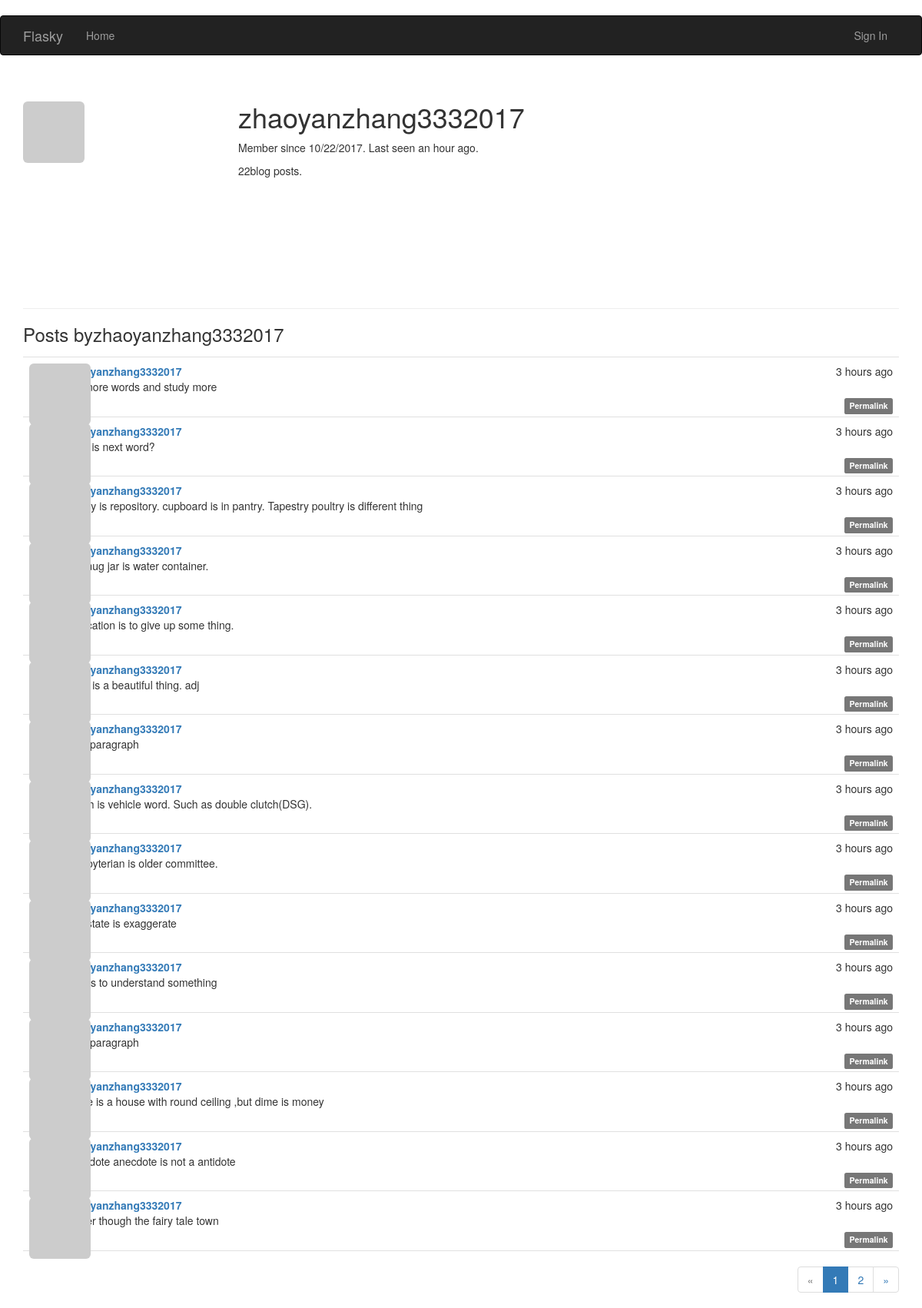
The app's page /user/zhaoyanzhang3332017 with its own data.
### app/models.py (models this page shows, shortened)
class User(UserMixin,db.Model):
    __tablename__ = 'users'
    id = db.Column(db.Integer, primary_key=True)
    email = db.Column(db.String(64), unique=True, index=True)
    username = db.Column(db.String(64), unique=True, index=True)
    role_id = db.Column(db.Integer, db.ForeignKey('roles.id'))
    password_hash=db.Column(db.String(128))
    confirmed =db.Column(db.Boolean,default=False)
    posts=db.relationship('Post',backref='author',lazy='dynamic')
    @property
    def password(self):
        raise AttributeError ('password is not a readable attribute')
    name= db.Column(db.String(64))
    location=db.Column(db.String(64))
    about_me=db.Column(db.Text())
    member_since=db.Column(db.DateTime(),default=datetime.utcnow)
    last_seen=db.Column(db.DateTime(),default=datetime.utcnow)
    avatar_hash =db.Column(db.String(32))
    def gravatar(self,size=100,default='identicon',rating='g'):
        if request.is_secure:
            url='https://secure.gravatar.com/avatar'
        else:
            url='http://www.gravatar.com/avatar'
        hash=self.avatar_hash or hashlib.md5(self.email.encode('utf-8')).hexdigest()
        return '{url}/{hash}?s={size}&d={default}&r={rating}'.\
            format(url=url,hash=hash,size=size,default=default,rating=rating)
    '''
    def change_email(self,token):
        pass
        self.email=new_email
        self.avatar_hashself.avatar_hash=hashlib.md5(self.email.encode('utf-8')).hexdigest()
        db.session.add(self)
    '''

class Post(db.Model):
    __tablename__='posts'
    id = db.Column(db.Integer,primary_key=True)
    body = db.Column(db.Text)
    body_html=db.Column(db.Text)
    timestamp=db.Column(db.DateTime,index=True,default=datetime.utcnow)
    author_id=db.Column(db.Integer,db.ForeignKey('users.id'))

### app/main/views.py (the view)
@main.route('/user/<username>')
def user(username):
    user= User.query.filter_by(username=username).first_or_404()
    page = request.args.get('page',1,type=int)
    pagination= user.posts.order_by(Post.timestamp.desc()).paginate\
            (page,per_page=15,error_out=False)
    posts=pagination.items
    return render_template('user.html',user=user,posts=posts,pagination=pagination)

### app/auth/views.py (called while the page is built)
@auth.before_app_request
def before_request():
    if current_user.is_authenticated:
        current_user.ping()
        if not current_user.confirmed\
                and request.endpoint[:5]!='auth.'\
                and request.endpoint !='static':
            return redirect(url_for('auth.unconfirmed'))

### app/main/__init__.py (called while the page is built)
@main.app_context_processor
def inject_permissions():
    return dict(Permission=Permission)

### app/models.py (called while the page is built)
    def is_administrator(self):
        return False

### app/templates/user.html (shortened to what this page needs)
{% extends "base.html" %}
{%import "_macros.html" as macros %}
{% block page_content %}
<div class="page-header">
    <img class="img-rounded profile-thumbnail" src="{{ user.gravatar(size=256) }}">
    <div class="profile-header">
        <h1>{{ user.username }}</h1>
        <p>Member since {{ moment(user.member_since).format('L') }}. Last seen {{ moment(user.last_seen).fromNow() }}.</p>
        <p>{{user.posts.count()}}blog posts.</p>
    </div>
</div>
<h3> Posts by{{user.username}}</h3>
{% include '_posts.html'%}
{% if pagination %}
<div class = "pagination">
    {{macros.pagination_widget(pagination,'.user',username=user.username)}}
</div>
{%endif%}
{% endblock %}

### app/templates/_posts.html (shortened to what this page needs)
<ul class="posts">
    {% for post in posts %}
    <li class="post">
        <div class="post-thumbnail">
            <a href="{{ url_for('.user', username=post.author.username) }}">
                <img class="img-rounded profile-thumbnail" src="{{ post.author.gravatar(size=40) }}">
            </a>
        </div>
        <div class="post-content">
            <div class="post-date">{{ moment(post.timestamp).fromNow() }}</div>
            <div class="post-author"><a href="{{ url_for('.user', username=post.author.username) }}">{{ post.author.username }}</a></div>
            <div class="post-body">
                {% if post.body_html %}
                    {{ post.body_html | safe }}
                {% else %}
                    {{ post.body }}
                {% endif %}
            </div>
            <div class="post-footer">
                <a href="{{ url_for('.post', id=post.id) }}">
                    <span class="label label-default">Permalink</span>
                </a>
            </div>
        </div>
    </li>
    {% endfor %}
</ul>

### app/static/styles.css (style rules this page uses)
.profile-thumbnail { position: absolute; }
.profile-header { min-height: 260px; margin-left: 280px; }
ul.posts { list-style-type: none; padding: 0px; margin: 16px 0px 0px 0px; border-top: 1px solid #e0e0e0; }
ul.posts li.post { padding: 8px; border-bottom: 1px solid #e0e0e0; }
div.post-date { float: right; }
div.post-author { font-weight: bold; }
div.post-thumbnail { position: absolute; }
div.post-content { margin-left: 48px; min-height: 48px; }
div.post-footer { text-align: right; }
div.pagination { width: 100%; text-align: right; padding: 0px; margin: 0px; }

### records on screen
User: username "zhaoyanzhang3332017", member_since "10/22/2017", last_seen "an hour ago"
Post: timestamp "3 hours ago", author.username "zhaoyanzhang3332017", body_html "Try more words and study more"
Post: timestamp "3 hours ago", author.username "zhaoyanzhang3332017", body_html "what is next word?"
Post: timestamp "3 hours ago", author.username "zhaoyanzhang3332017", body_html "pantry is repository. cupboard is in pantry. Tapestry poultry is different thing"
Post: timestamp "3 hours ago", author.username "zhaoyanzhang3332017", body_html "jug mug jar is water container."
Post: timestamp "3 hours ago", author.username "zhaoyanzhang3332017", body_html "revocation is to give up some thing."
Post: timestamp "3 hours ago", author.username "zhaoyanzhang3332017", body_html "floral is a beautiful thing. adj"
Post: timestamp "3 hours ago", author.username "zhaoyanzhang3332017", body_html "15th paragraph"
Post: timestamp "3 hours ago", author.username "zhaoyanzhang3332017", body_html "clutch is vehicle word. Such as double clutch(DSG)."
Post: timestamp "3 hours ago", author.username "zhaoyanzhang3332017", body_html "presbyterian is older committee."
Post: timestamp "3 hours ago", author.username "zhaoyanzhang3332017", body_html "overstate is exaggerate"
Post: timestamp "3 hours ago", author.username "zhaoyanzhang3332017", body_html "twig is to understand something"
Post: timestamp "3 hours ago", author.username "zhaoyanzhang3332017", body_html "10th paragraph"
Post: timestamp "3 hours ago", author.username "zhaoyanzhang3332017", body_html "dome is a house with round ceiling ,but dime is money"
Post: timestamp "3 hours ago", author.username "zhaoyanzhang3332017", body_html "anecdote anecdote is not a antidote"
Post: timestamp "3 hours ago", author.username "zhaoyanzhang3332017", body_html "a river though the fairy tale town"

### other values on screen
{{ user.posts.count() }} "22"
{{ p }} "1"
{{ p }} "2"
